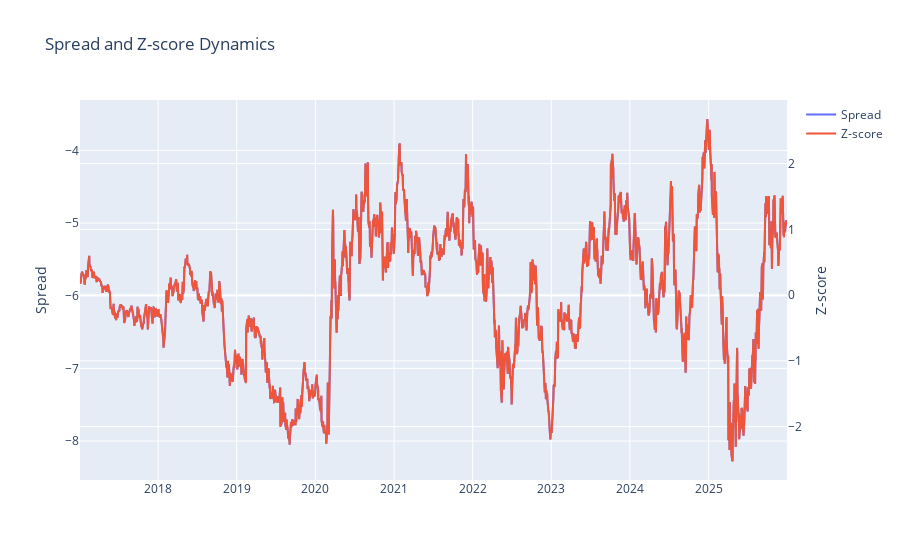

The cell this chart's notebook holds for it:
### Markdown cell above
## Pair-Level Diagnostics

Used to:
- Verify mean-reversion behavior
- Inspect signal quality
- Identify broken relationships

### Code cell
# Spread & Z-score
from Multi_Asset_Stat_Arb_Backtesting_Engine.main.visualization.pair_plots import plot_spread_zscore

# Example pair
asset1, asset2, _ = pairs[0]
spread, zscore = construct_spread(
    aligned_prices[asset1],
    aligned_prices[asset2]
)

fig_spread = plot_spread_zscore(spread, zscore)
fig_spread.show()

### Figure 1 — Plotly figure (JSON) as saved in the notebook; plotly's stock layout.template omitted (floating-point values rounded to 4 significant figures; data arrays with more than 128 entries replaced by an {"elided": "..."} marker saying what was removed)
{"data": [{"name": "Spread", "type": "scatter", "x": {"elided": "2262 str values"}, "y": {"elided": "2262 float values"}}, {"name": "Z-score", "type": "scatter", "x": {"elided": "2262 str values"}, "y": {"elided": "2262 float values"}, "yaxis": "y2"}], "layout": {"title": {"text": "Spread and Z-score Dynamics"}, "yaxis": {"title": {"text": "Spread"}}, "yaxis2": {"overlaying": "y", "side": "right", "title": {"text": "Z-score"}}}}
